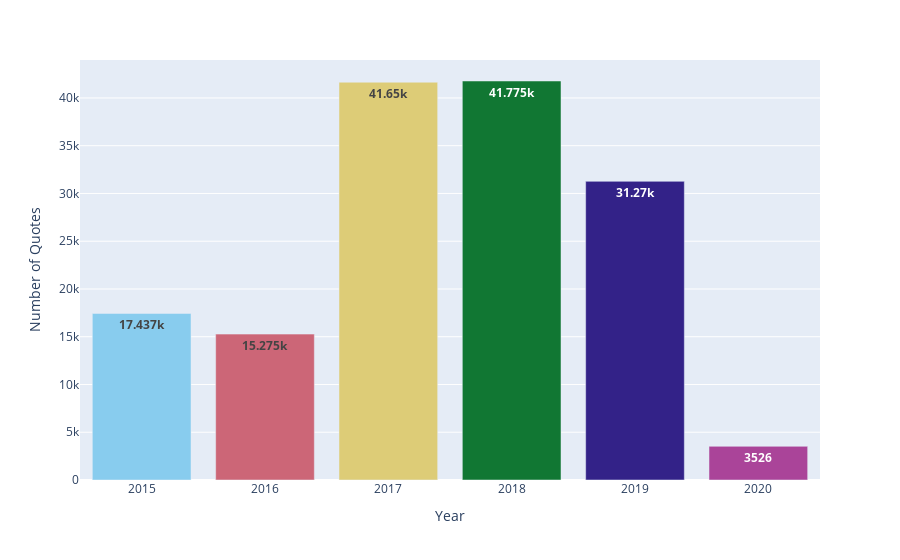

Notebook code for this chart:
### Code cell
fig = px.bar(x=groups.sum().index.astype(str), y=groups.sum(), labels={'x':'Year', 'y':'Number of Quotes'},
             color=groups.sum().index.astype(str), 
             color_discrete_sequence=px.colors.qualitative.Safe) 

fig.update_layout(showlegend=False)
fig.update_traces(texttemplate='<b>%{y}</b>')          
fig.show()

filename = 'yearly_Quotes'
pio.write_html(fig, rf"{os.getcwd()}{os.sep}plotlyplots{os.sep}{filename}.html")

### Figure 1 — Plotly figure (JSON) as saved in the notebook; plotly's stock layout.template omitted (floating-point values rounded to 4 significant figures)
{"data": [{"alignmentgroup": "True", "hovertemplate": "color=2015<br>Year=%{x}<br>Number of Quotes=%{y}<extra></extra>", "legendgroup": "2015", "marker": {"color": "rgb(136, 204, 238)", "pattern": {"shape": ""}}, "name": "2015", "offsetgroup": "2015", "orientation": "v", "showlegend": true, "textposition": "auto", "texttemplate": "<b>%{y}</b>", "type": "bar", "x": ["2015"], "xaxis": "x", "y": [17437], "yaxis": "y"}, {"alignmentgroup": "True", "hovertemplate": "color=2016<br>Year=%{x}<br>Number of Quotes=%{y}<extra></extra>", "legendgroup": "2016", "marker": {"color": "rgb(204, 102, 119)", "pattern": {"shape": ""}}, "name": "2016", "offsetgroup": "2016", "orientation": "v", "showlegend": true, "textposition": "auto", "texttemplate": "<b>%{y}</b>", "type": "bar", "x": ["2016"], "xaxis": "x", "y": [15275], "yaxis": "y"}, {"alignmentgroup": "True", "hovertemplate": "color=2017<br>Year=%{x}<br>Number of Quotes=%{y}<extra></extra>", "legendgroup": "2017", "marker": {"color": "rgb(221, 204, 119)", "pattern": {"shape": ""}}, "name": "2017", "offsetgroup": "2017", "orientation": "v", "showlegend": true, "textposition": "auto", "texttemplate": "<b>%{y}</b>", "type": "bar", "x": ["2017"], "xaxis": "x", "y": [41650], "yaxis": "y"}, {"alignmentgroup": "True", "hovertemplate": "color=2018<br>Year=%{x}<br>Number of Quotes=%{y}<extra></extra>", "legendgroup": "2018", "marker": {"color": "rgb(17, 119, 51)", "pattern": {"shape": ""}}, "name": "2018", "offsetgroup": "2018", "orientation": "v", "showlegend": true, "textposition": "auto", "texttemplate": "<b>%{y}</b>", "type": "bar", "x": ["2018"], "xaxis": "x", "y": [41775], "yaxis": "y"}, {"alignmentgroup": "True", "hovertemplate": "color=2019<br>Year=%{x}<br>Number of Quotes=%{y}<extra></extra>", "legendgroup": "2019", "marker": {"color": "rgb(51, 34, 136)", "pattern": {"shape": ""}}, "name": "2019", "offsetgroup": "2019", "orientation": "v", "showlegend": true, "textposition": "auto", "texttemplate": "<b>%{y}</b>", "type": "bar", "x": ["2019"], "xaxis": "x", "y": [31270], "yaxis": "y"}, {"alignmentgroup": "True", "hovertemplate": "color=2020<br>Year=%{x}<br>Number of Quotes=%{y}<extra></extra>", "legendgroup": "2020", "marker": {"color": "rgb(170, 68, 153)", "pattern": {"shape": ""}}, "name": "2020", "offsetgroup": "2020", "orientation": "v", "showlegend": true, "textposition": "auto", "texttemplate": "<b>%{y}</b>", "type": "bar", "x": ["2020"], "xaxis": "x", "y": [3526], "yaxis": "y"}], "layout": {"barmode": "relative", "legend": {"title": {"text": "color"}, "tracegroupgap": 0}, "margin": {"t": 60}, "showlegend": false, "xaxis": {"anchor": "y", "domain": [0, 1], "title": {"text": "Year"}}, "yaxis": {"anchor": "x", "domain": [0, 1], "title": {"text": "Number of Quotes"}}}}
